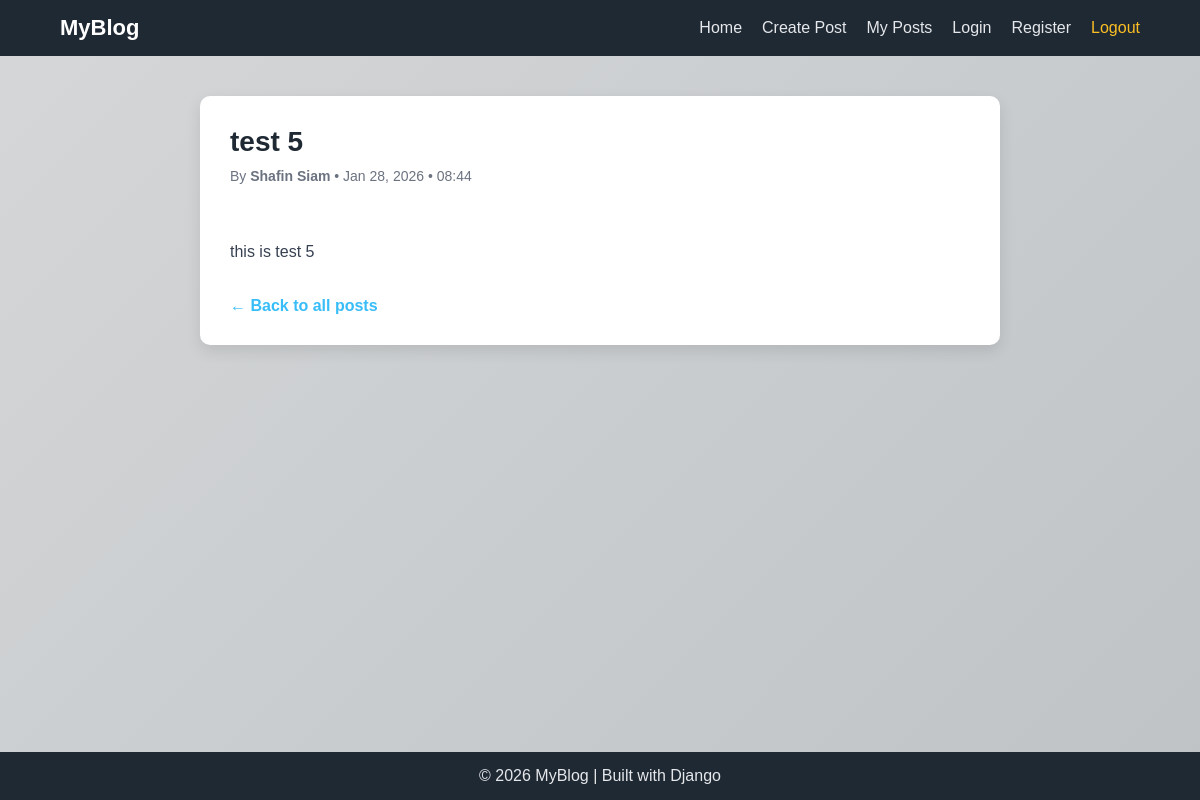
/post_detail/6, run on an earlier commit of the app's database.
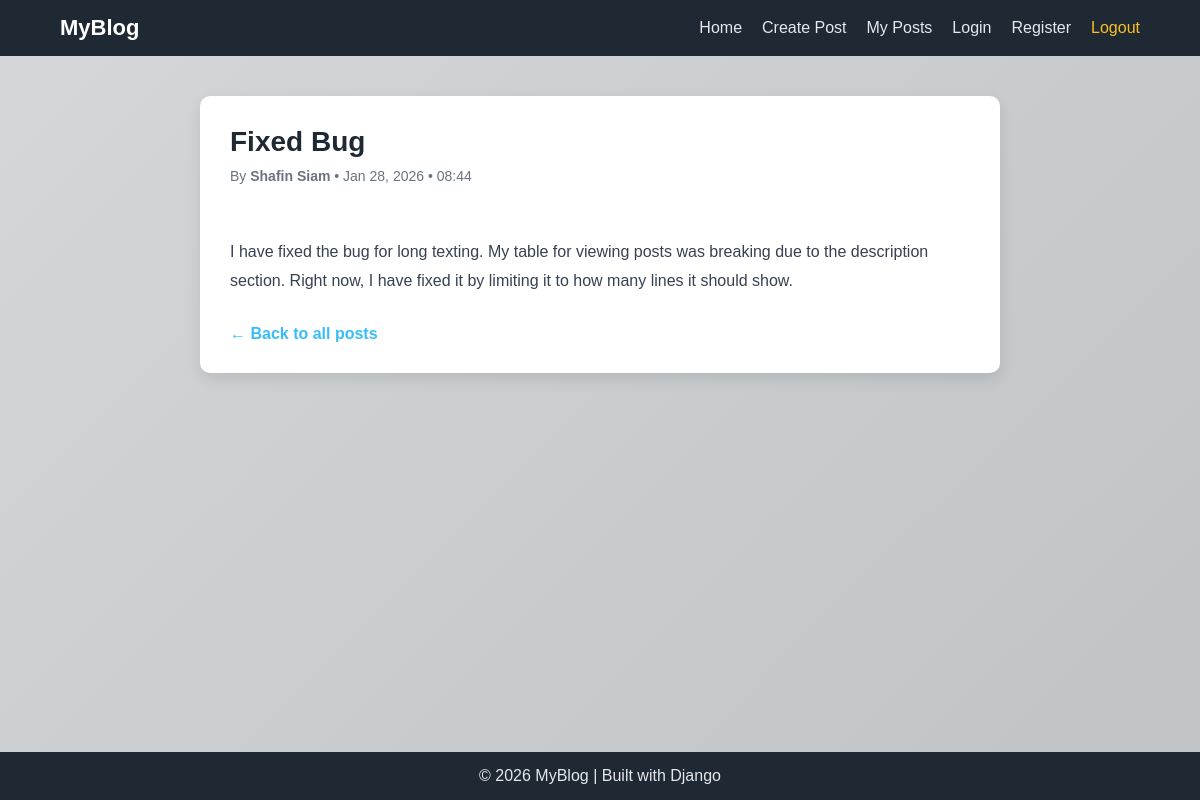
And on a later commit of the database.
### blogapp/models.py (models this page shows, shortened)
class Post(models.Model):
    title = models.CharField(max_length=100)
    description = models.TextField()
    created_by = models.ForeignKey(User, on_delete=models.CASCADE)
    created_at = models.DateTimeField(auto_now_add=True)

### blogapp/views.py (the view)
# urls.py: path('post_detail/<int:post_id>', views.post_detail,name='post_detail'),
def post_detail(request, post_id):
    post = get_object_or_404(Post, id=post_id)
    return render(request, 'posts/post_details.html', {'post': post})

### blogapp/templates/posts/post_details.html (shortened to what this page needs)
{% extends "base.html" %}
{% block content %}
<div class="post-wrapper">
    <h1 class="post-title">{{ post.title }}</h1>
    <div class="post-meta">
        By <strong>
            {{ post.created_by.first_name }} {{ post.created_by.last_name }}
        </strong>
        • {{ post.created_at|date:"M d, Y • H:i" }}
    </div>
    <div class="post-content">
        {{ post.description }}
    </div>
    <a href="{% url 'home' %}" class="back-link">← Back to all posts</a>
</div>
{% endblock %}

What changed in the data, as far as the page shows it:
changed Post "Shafin": title "test 5" → "Fixed Bug"; description "this is test 5" → "I have fixed the bug for long texting. My table for viewing posts was breaking due to the description section. Right now, I have fixed it by limiting it to how many lines it should show."
